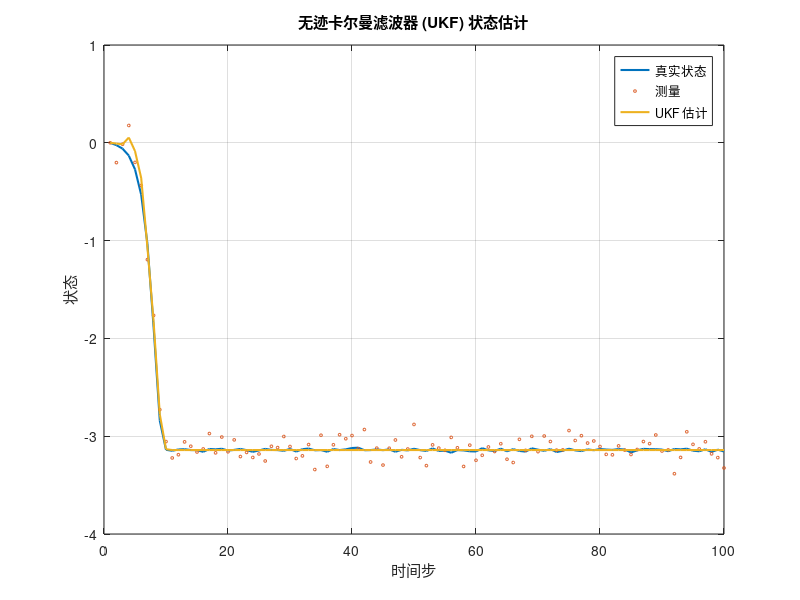

This chart was generated by the following MATLAB code:
% 没有设置随机种子，所以每次运行代码时都会生成不同的随机噪声。

% 清空变量和命令窗口
clear;
clc;

% 生成模拟数据
dt = 1; % 时间步长
steps = 100; % 时间步数
x = zeros(1, steps); % 真实状态
z = zeros(1, steps); % 测量数据
x(1) = 0; % 初始状态
Q = 0.01^2; % 系统噪声协方差
R = 0.1^2; % 测量噪声协方差

% 系统动态方程和测量方程
f = @(x) x + sin(x)*dt; % 非线性系统方程
h = @(x) x; % 测量方程

% 生成真实状态和测量数据
for t = 2:steps
    x(t) = f(x(t-1)) + sqrt(Q)*randn();
    z(t) = h(x(t)) + sqrt(R)*randn();
end

% 初始化 UKF 参数
nx = 1; % 状态维度
nz = 1; % 测量维度
alpha = 1e-3;
beta = 2;
kappa = 0;
lambda = alpha^2*(nx+kappa)-nx;
wm = [lambda/(nx+lambda) repmat(1/(2*(nx+lambda)), 1, 2*nx)]; % 权重
wc = wm;
wc(1) = wc(1) + (1 - alpha^2 + beta);
Xs = zeros(nx, 2*nx+1); % sigma 点
P = Q; % 初始协方差矩阵
xhat = zeros(1, steps); % 估计状态
xhat(1) = 0; % 初始状态估计

% UKF 滤波过程
for t = 2:steps
    % 计算 sigma 点
    X = sqrtm((nx+lambda)*P);
    Xs = [xhat(t-1) xhat(t-1)+X xhat(t-1)-X];
    
    % 预测
    Xs_pred = arrayfun(f, Xs);
    xhat_pred = wm*Xs_pred';
    P_pred = (wc .* (Xs_pred - xhat_pred)) * (Xs_pred - xhat_pred)';
    P_pred = P_pred + Q;
    
    % 更新
    Zs = arrayfun(h, Xs_pred);
    zhat = wm*Zs';
    Pzz = (wc .* (Zs - zhat)) * (Zs - zhat)';
    Pzz = Pzz + R;
    Pxz = (wc .* (Xs_pred - xhat_pred)) * (Zs - zhat)';
    K = Pxz / Pzz;
    xhat(t) = xhat_pred + K*(z(t) - zhat);
    P = P_pred - K*Pzz*K';
end

% 绘图
figure;
plot(1:steps, x, 'LineWidth', 1.5); hold on;
plot(1:steps, z, 'o', 'MarkerSize', 2);
plot(1:steps, xhat, 'LineWidth', 1.5);
legend('真实状态', '测量', 'UKF 估计');
grid on;
xlabel('时间步');
ylabel('状态');
title('无迹卡尔曼滤波器 (UKF) 状态估计');
